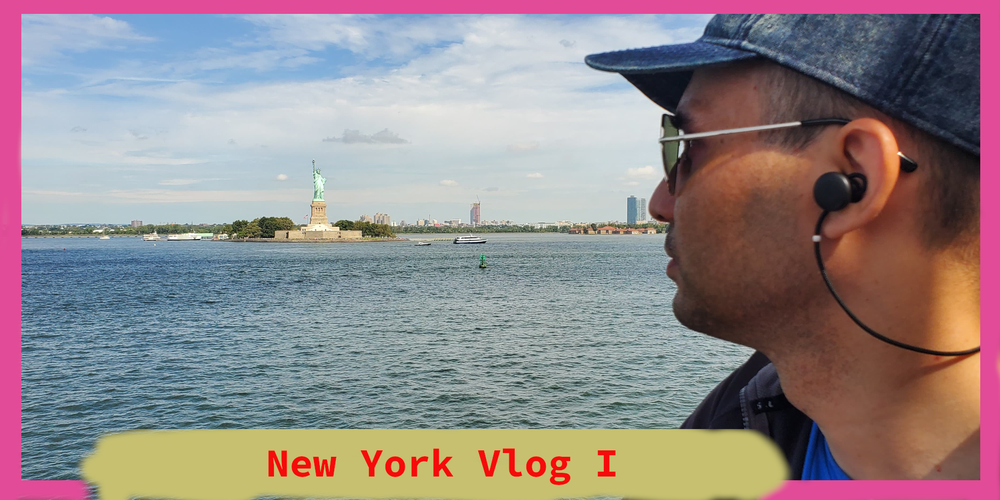
#> input picture Image_Manipulation/picture.png, 1000 x 500 px, shrunk from 1873 x 937 before the run
$ python image_manipulation.py
#> lines starting #> are read from the running program, lines starting #| are printed output that depends on the picture
from PIL import Image

def main():
    try:
        ## Relative Path
        img = Image.open("picture.png")
#> img is the input picture: PIL image 1000x500 RGBA; mean R, G, B, A 147.5, 136.2, 137.9, 255
        img2 = Image.open("picture2.png")
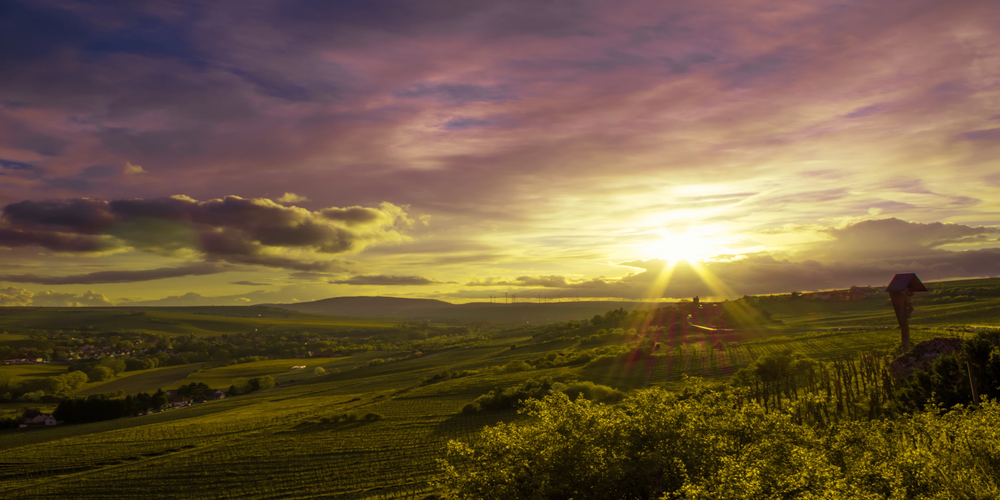
#> input picture Image_Manipulation/picture2.png, 1000 x 500 px, shrunk from 1873 x 937 before the run
#> img2 is the input picture: PIL image 1000x500 RGB; mean R, G, B 111.5, 90.5, 64.6

        width, height = img.size
#> width = 1000; height = 500
        width1, height1 = img2.size
#> width1 = 1000; height1 = 500

        print(" Image width = {}, height= {} ".format( width, height) )
#|  Image width = 1000, height= 500
        print(" Image width = {}, height= {} ".format( width1, height1) )
#|  Image width = 1000, height= 500

        ## resize
        # img3 = img2.resize((1873, 937))

        # alpha = 0.3

        img4 = img2.copy()

        # This method completely overwrites the image
        # img4.paste(img, (0,0), img)

        img5 = merge(img4, img);

        ## Angle given
        # img = img.rotate(180)

        ## Saved in the same relative location
        img5.save("resulting_picture3.png")
    except IOError:
        print(IOError)
        pass

## img1 and img2 should be of same size
## img2 will be merged on top of img1
def merge(img1: Image, img2: Image) -> Image:
    width, height = img1.size
#> width = 1000; height = 500
    for w in range(0, width):
        for h in range(0, height):
            r1,g1,b1 = img1.getpixel((w,h))
            r2,g2,b2,a2 = img2.getpixel((w,h))
            if filter1(r1,g1,b1,0) < filter1(r2,b2,g2,0.8):
                # img1.putpixel((w,h),(r2,g2,b2,0))
                img1.putpixel( (w,h), (
                    ((width-w)//width * r1 + r2 )//2,
                    ((width-w)//width * g1 + g2 )//2,
                    ((width-w)//width * b1 + b2 )//2, 0 )
                );
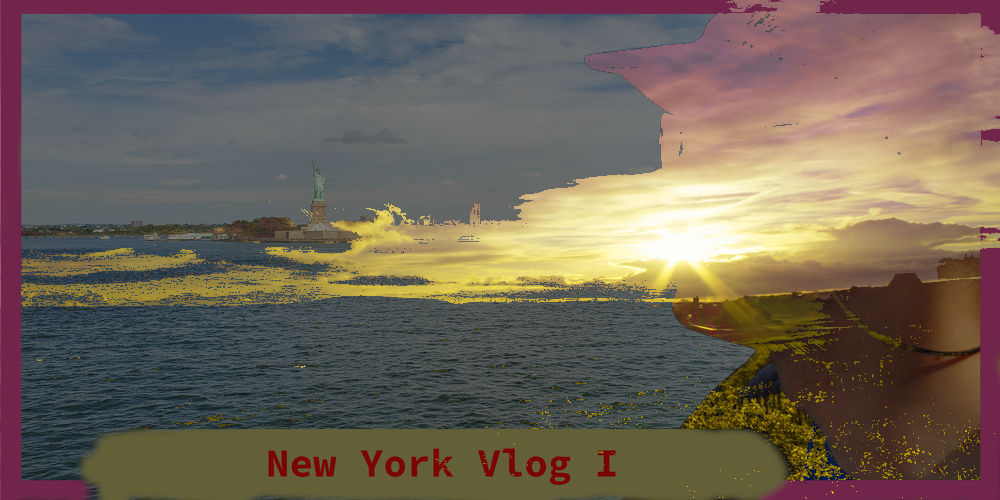
#> img1: PIL image 1000x500 RGB; mean R, G, B 111.4, 100, 87.8
    return img1;

def filter1(r,g,b,a):
    if(a>0) :
        return (r+g+b) * a;
    return r+g+b;

def filter2(r,g,b,a):
    if(a>0) :
        return (r+g+b) * a;
    return r+g+b;

if __name__ == "__main__":
    main()
